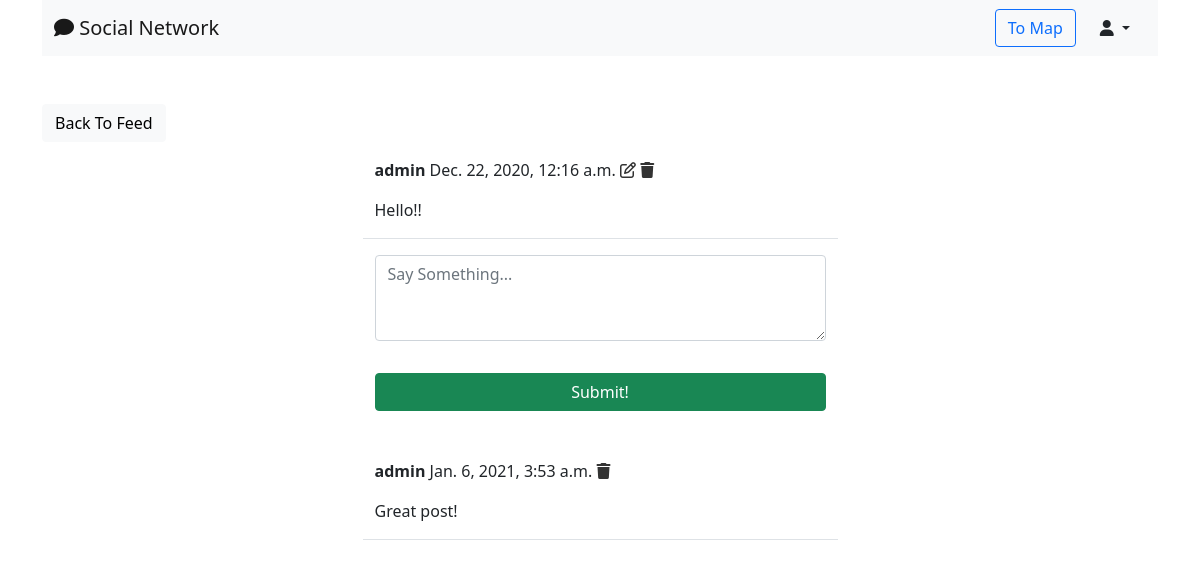
/social/post/3/ (signed in), run on the app's committed database.
### social/models.py (models this page shows)
class Post(models.Model):
    body = models.TextField()
    created_on = models.DateTimeField(default=timezone.now)
    author = models.ForeignKey(User, on_delete=models.CASCADE)

class Comment(models.Model):
	comment = models.TextField()
	created_on = models.DateTimeField(default=timezone.now)
	author = models.ForeignKey(User, on_delete=models.CASCADE)
	post = models.ForeignKey('Post', on_delete=models.CASCADE)

### social/views.py (the view, shortened to what this page needs)
# urls.py: path('post/<int:pk>/', PostDetailView.as_view(), name='post-detail'),
class PostDetailView(LoginRequiredMixin, View):
    def get(self, request, pk, *args, **kwargs):
        post = Post.objects.get(pk=pk)
        form = CommentForm()
        comments = Comment.objects.filter(post=post).order_by('-created_on')
        context = {
            'post': post,
            'form': form,
            'comments': comments,
        }
        return render(request, 'social/post_detail.html', context)

### social/forms.py
class CommentForm(forms.ModelForm):
    comment = forms.CharField(
        label='',
        widget=forms.Textarea(attrs={
            'rows': '3',
            'placeholder': 'Say Something...'
            }))
    class Meta:
        model = Comment
        fields = ['comment']

### social/templates/social/post_detail.html (shortened to what this page needs)
{% extends 'landing/base.html' %}
{% load crispy_forms_tags %}
{% block content %}
<div class="container">
    <div class="row mt-5">
        <div class="col-md-5 col-sm-6">
            <a href="{% url 'post-list' %}" class="btn btn-light">Back To Feed</a>
        </div>
    </div>
    <div class="row justify-content-center mt-3">
        <div class="col-md-5 col-sm-12 border-bottom">
            <p>
                <strong>{{ post.author }}</strong> {{ post.created_on }}
                {% if request.user == post.author %}
                    <a href="{% url 'post-edit' post.pk %}" style="color: #333;"><i class="far fa-edit"></i></a>
                    <a href="{% url 'post-delete' post.pk %}" style="color: #333;"><i class="fas fa-trash"></i></a>
                {% endif %}
            </p>
            <p>{{ post.body }}</p>
        </div>
    </div>
    <div class="row justify-content-center mt-3 mb-5">
        <div class="col-md-5 col-sm-12">
            <form method="POST">
                {{ form | crispy }}
                <div class="d-grid gap-2">
                    <button class="btn btn-success mt-3">Submit!</button>
                </div>
            </form>
        </div>
    </div>
    {% for comment in comments %}
    <div class="row justify-content-center mt-3 mb-5">
        <div class="col-md-5 col-sm-12 border-bottom">
            <p>
                <strong>{{ comment.author }}</strong> {{ comment.created_on }}
                {% if request.user == comment.author %}
                    <a href="{% url 'comment-delete' post.pk comment.pk %}" style="color: #333;"><i class="fas fa-trash"></i></a>
                {% endif %}
            </p>
            <p>{{ comment.comment }}</p>
        </div>
    </div>
    {% endfor %}
</div>
{% endblock content %}

### data on the page
Post: author "admin", created_on "Dec. 22, 2020, 12:16 a.m.", body "Hello!!"
Comment: author "admin", created_on "Jan. 6, 2021, 3:53 a.m.", comment "Great post!"
